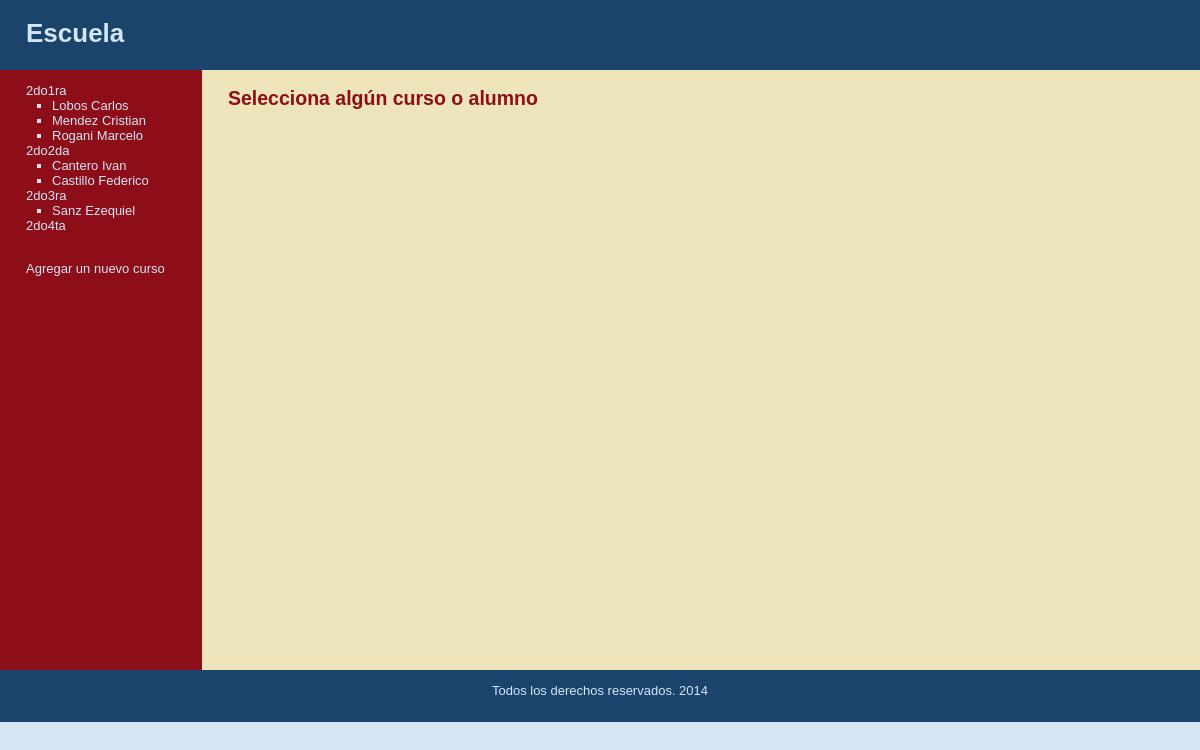
Screenshot of /content.php (signed in) with the database file from the repository.
### tables this page shows
CREATE TABLE IF NOT EXISTS `cursos` (
  `id` int(11) NOT NULL AUTO_INCREMENT,
  `descripcion` varchar(6) NOT NULL,
  `posicion` int(3) NOT NULL,
  `visibilidad` tinyint(1) NOT NULL,
  PRIMARY KEY (`id`)
);

CREATE TABLE IF NOT EXISTS `alumnos` (
  `id` int(11) NOT NULL AUTO_INCREMENT,
  `curso_id` int(11) NOT NULL,
  `nombre` varchar(30) NOT NULL,
  `apellido` varchar(30) NOT NULL,
  `direccion` varchar(50) NOT NULL,
  PRIMARY KEY (`id`)
);

### includes/functions.php (the view, shortened to what this page needs)
<?php
	function obtener_cursos($publico)
	{
		global $conexion;
		$consulta = "SELECT *
									FROM cursos ";
		$consulta .= "ORDER BY posicion ASC";
		$cursos = mysql_query($consulta, $conexion);
		return $cursos;
	}
	function obtener_alumnos_por_curso($curso_id)
	{
		global $conexion;
		$consulta = "SELECT *
									FROM alumnos
									WHERE curso_id= {$curso_id}
									ORDER BY apellido ASC";
		$alumnos = mysql_query($consulta, $conexion);
		return $alumnos;
	}
	function obtener_pagina()
	{
		if (isset($_GET["curso"]))
		{
			$curso_reg = obtener_curso_por_id($_GET["curso"]);
			$alumno_reg = NULL;
			$materia_reg = NULL;
		}
		elseif (isset($_GET["alumno"]))
		{
			$alumno_reg = obtener_alumno_por_id($_GET["alumno"]);
			$curso_reg = NULL;
			$materia_reg = NULL;
		}
		elseif (isset($_GET["materia"]))
		{
			$materia_reg = obtener_materia_por_id($_GET["materia"], $_GET["idalumno"]);
			$curso_reg = NULL;
			$alumno_reg = NULL;
		}
		else
		{
			$curso_reg = NULL;
			$alumno_reg = NULL;
			$materia_reg = NULL;
		}
	}
	function menu($curso_reg, $alumno_reg)
	{
		$salida = "<ul class=\"cursos\">";
		$cursos = obtener_cursos(false);
		while($curso = mysql_fetch_array($cursos))
		{
			$salida .= "<li";
			$salida .= "><a href=\"edit_course.php?curso=" . $curso["id"] . "\">" .
					$curso['descripcion'] . "</a></li><ul class='alumnos'>";
			$alumnos = obtener_alumnos_por_curso($curso["id"]);
			while($alumno = mysql_fetch_array($alumnos))
			{
				$salida .= "<li";
				$salida .= "><a href=\"content.php?alumno=" . $alumno["id"] . "\">" .
						$alumno["apellido"] . " " . $alumno["nombre"] . "</a></li>";
			}
			$salida .= "</ul>";
		}
		$salida .= "</ul>";
		return $salida;
	}
?>

### includes/header.php (shortened to what this page needs)
<html>
	<head>
		<link href="styles/basic.css" rel="stylesheet" type="text/css">
	</head>
	<body>
		<div id="cabeza">
			<h1>Escuela</h1>
		</div>
		<div id="cuerpo">

### content.php (shortened to what this page needs)
<?php require_once("includes/connection_db.php"); ?>
<?php require_once("includes/functions.php"); ?>
<?php include("includes/header.php"); ?>
			<table id="estructura">
				<tr>
					<td id="menu">
						<?php echo menu($curso_reg, $alumno_reg); ?>
					<br>
					<a href="new_course.php">Agregar un nuevo curso</a>
					</td>
					<td id="pagina">
						<?php
							if(!is_null($curso_reg))
							{
						?>
						<h2><?php	echo $curso_reg["descripcion"]; ?></h2>
						<?php
							} elseif(!is_null($materia_reg))
							{
						?>
						<h2><?php echo $_POST["nombre"] . " " . $materia_reg["nota"]; ?></h2>
						<?php } else { ?>
						<h2>Selecciona algún curso o alumno</h2>
						<?php
							}
						?>
					</td>
				</tr>
			</table>
<?php require_once("includes/footer.php"); ?>

### includes/footer.php (shortened to what this page needs)
		</div>
		<div id="pie">Todos los derechos reservados. 2014</div>
	</body>
</html>

### styles/basic.css (style rules this page uses)
html { width:100%; height:100%; }
body { width:100%; height:100%; margin:0px; padding:0px; border:0px; font-family:Verdana, Arial, Helvetica, sans-serif; background:#D4E6F4; font-size:13px; line-height:15px; }
table,tr,td { border-collapse:collapse; vertical-align:top; font-size:13px; line-height:15px; }
a { color:#8D0D19; }
#cabeza { height:70px; margin:0px; padding:0px; text-align:left; background:#1A446C; color:#D4E6F4; }
#cabeza h1 { padding:1em; margin:0px; }
#cuerpo { margin:0px; padding:0px; height:600px; width:100%; background:#EEE4B9; }
#estructura { height:600px; width:100%; }
#pie { height:2em; margin:0px; padding:1em; text-align:center; background:#1A446C; color:#D4E6F4; }
#menu { width:150px; padding:1em 2em; color:#D4E6F4; background:#8D0D19; }
#menu a { color:#D4E6F4; text-decoration:none; }
ul.cursos { padding-left:0px; list-style:none; }
ul.alumnos { padding-left:2em; list-style:square; }
#pagina { padding-left:2em; vertical-align:top; background:#EEE4B9; }
#pagina h2 { color:#8D0D19; margin-top:1em; }

### rows the page displays
cursos: descripcion "2do1ra"
alumnos: apellido "Lobos", nombre "Carlos"
alumnos: apellido "Mendez", nombre "Cristian"
alumnos: apellido "Rogani", nombre "Marcelo"
cursos: descripcion "2do2da"
alumnos: apellido "Cantero", nombre "Ivan"
alumnos: apellido "Castillo", nombre "Federico"
cursos: descripcion "2do3ra"
alumnos: apellido "Sanz", nombre "Ezequiel"
cursos: descripcion "2do4ta"
